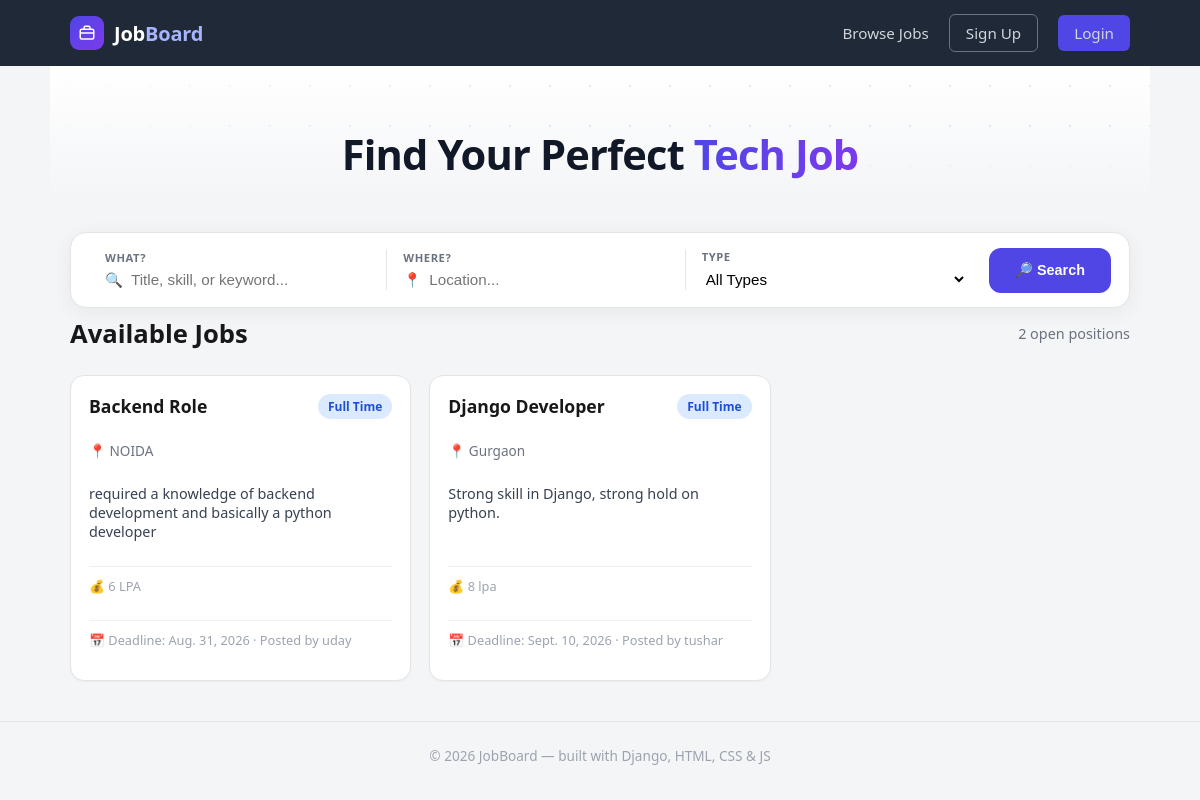
Screenshot of /jobs/ with the database file from the repository.
### jobs/models.py (models this page shows, shortened)
class JobPost(models.Model):
    JOB_TYPES = [
        ("FULL_TIME", "Full Time"),
        ("PART_TIME", "Part Time"),
        ("INTERNSHIP", "Internship"),
    ]
    title = models.CharField(max_length=200)
    description = models.TextField()
    location = models.CharField(max_length=100)
    job_type = models.CharField(
        max_length=20,
        choices=JOB_TYPES
    )
    salary = models.CharField(max_length=100)
    skills = models.CharField(max_length=300)
    deadline = models.DateField()
    posted_by = models.ForeignKey(
        User,
        on_delete=models.CASCADE,
        related_name="job_posts"
    )
    created_at = models.DateTimeField(auto_now_add=True)

### jobs/views.py (the view)
# urls.py: 2. Add a URL to urlpatterns:  path('', views.home, name='home')
def home(request):
    jobs = JobPost.objects.all()
    search = request.GET.get('search')
    location = request.GET.get('location')
    job_type = request.GET.get('job_type')
    if search:
        jobs = jobs.filter(
            Q(title__icontains=search) | Q(description__icontains=search) | Q(skills__icontains=search)
        )
    if location:
        jobs = jobs.filter(location__icontains=location)
    if job_type:
        jobs = jobs.filter(job_type=job_type)
    applied_job_ids = []
    if request.user.is_authenticated:
        applied_job_ids = list(
            Application.objects.filter(applicant=request.user).values_list('job_id', flat=True)
        )
    return render(request, 'jobs/home.html', {
        'jobs': jobs,
        'search': search or '',
        'location': location or '',
        'job_type': job_type or '',
        'job_types': JobPost.JOB_TYPES,
        'applied_job_ids': applied_job_ids,
    })

### jobs/templates/jobs/home.html (shortened to what this page needs)
{% extends 'jobs/base.html' %}
{% block content %}
<section class="hero">
    <div class="hero-bg"></div>
    <div class="hero-inner">
        <h1>Find Your Perfect <span class="hero-accent">Tech Job</span></h1>
    </div>
</section>
<form method="GET" class="search-form">
    <div class="search-field">
        <label>What?</label>
        <div class="input-icon-wrap">
            <span class="input-icon">🔍</span>
            <input type="text" name="search" placeholder="Title, skill, or keyword..." value="{{ search }}">
        </div>
    </div>
    <div class="search-field">
        <label>Where?</label>
        <div class="input-icon-wrap">
            <span class="input-icon">📍</span>
            <input type="text" name="location" placeholder="Location..." value="{{ location }}">
        </div>
    </div>
    <div class="search-field search-field-select">
        <label>Type</label>
        <select name="job_type">
            <option value="">All Types</option>
        </select>
    </div>
    <button type="submit" class="btn btn-primary search-btn">🔎 Search</button>
</form>
<div class="page-header">
    <h2>Available Jobs</h2>
    <span class="count-badge">{{ jobs|length }} open position{{ jobs|length|pluralize }}</span>
</div>
<div class="job-grid">
    {% for job in jobs %}
        <div class="job-card surface-card">
            <div class="job-card-top">
                <h3>{{ job.title }}</h3>
                <span class="job-type-badge">{{ job.get_job_type_display }}</span>
            </div>
            <p class="job-location">📍 {{ job.location }}</p>
            <p class="job-desc">{{ job.description|truncatewords:20 }}</p>
            {% if job.salary %}
                <p class="job-meta">💰 {{ job.salary }}</p>
            {% endif %}
            <p class="job-meta">📅 Deadline: {{ job.deadline }} · Posted by {{ job.posted_by }}</p>
        </div>
   {% empty %}
    {% if search or location or job_type %}
        <div class="alert alert-info">No jobs match your search. Try different filters.</div>
    {% else %}
        <div class="alert alert-info">No jobs posted yet. Check back soon!</div>
    {% endif %}
    {% endfor %}
</div>
{% endblock %}

### jobs/templates/jobs/base.html (shortened to what this page needs)
{% load static %}
<!DOCTYPE html>
<html lang="en">
<head>
    <link rel="stylesheet" href="{% static 'jobs/css/style.css' %}">
</head>
<body>
    <nav class="navbar">
        <div class="container">
            <a href="{% url 'home' %}" class="navbar-brand">
                <span class="brand-icon">
                </span>
                <span class="brand-text">Job<span class="brand-accent">Board</span></span>
            </a>
            <div class="nav-links">
                <a href="{% url 'home' %}">Browse Jobs</a>
                {% if user.is_authenticated %}
                    {% if user.profile.role == 'recruiter' %}
                        <a href="{% url 'recruiter_dashboard' %}">Dashboard</a>
                    {% endif %}
                    {% if user.profile.role == 'seeker' %}
                        <a href="{% url 'seeker_dashboard' %}">My Applications</a>
                    {% endif %}
                    <div class="nav-actions">
                        {% if user.profile.role == 'recruiter' %}
                            <a href="{% url 'post_job' %}" class="btn btn-primary">Post a Job</a>
                        {% endif %}
                        <span class="nav-divider"></span>
                        <span class="nav-user">Hi, {{ user.username }}</span>
                        <form method="POST" action="{% url 'logout' %}" style="display:inline;">
                        {% csrf_token %}
                            <button type="submit" class="btn btn-outline btn-logout">Logout</button>
                        </form>
                    </div>
                {% else %}
                    <a href="{% url 'signup' %}" class="btn btn-outline">Sign Up</a>
                    <a href="{% url 'login' %}" class="btn btn-primary">Login</a>
                {% endif %}
            </div>
        </div>
    </nav>
    <main>
        <div class="container">
            {% block content %}{% endblock %}
        </div>
    </main>
    <footer>
        &copy; {% now "Y" %} JobBoard — built with Django, HTML, CSS &amp; JS
    </footer>
</body>
</html>

### rows the page displays
JobPost: title "Backend Role", job_type "Full Time", location "NOIDA", description "required a knowledge of backend development and basically a python developer", salary "6 LPA", deadline "Aug. 31, 2026", posted_by "uday"
JobPost: title "Django Developer", job_type "Full Time", location "Gurgaon", description "Strong skill in Django, strong hold on python.", salary "8 lpa", deadline "Sept. 10, 2026", posted_by "tushar"

### other values shown
{{ jobs|length }} "2"
